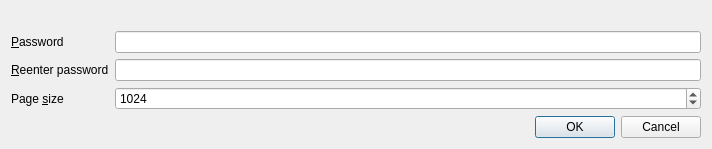
<?xml version="1.0" encoding="UTF-8"?>
<ui version="4.0">
 <class>CipherDialog</class>
 <widget class="QDialog" name="CipherDialog">
  <property name="geometry">
   <rect>
    <x>0</x>
    <y>0</y>
    <width>712</width>
    <height>147</height>
   </rect>
  </property>
  <property name="windowTitle">
   <string>SQLCipher encryption</string>
  </property>
  <layout class="QVBoxLayout" name="verticalLayout">
   <item>
    <widget class="QLabel" name="labelDialogDescription"/>
   </item>
   <item>
    <layout class="QFormLayout" name="formLayout">
     <property name="fieldGrowthPolicy">
      <enum>QFormLayout::AllNonFixedFieldsGrow</enum>
     </property>
     <item row="0" column="0">
      <widget class="QLabel" name="labelPassword">
       <property name="text">
        <string>&amp;Password</string>
       </property>
       <property name="buddy">
        <cstring>editPassword</cstring>
       </property>
      </widget>
     </item>
     <item row="0" column="1">
      <widget class="QLineEdit" name="editPassword">
       <property name="echoMode">
        <enum>QLineEdit::Password</enum>
       </property>
      </widget>
     </item>
     <item row="1" column="0">
      <widget class="QLabel" name="labelPassword2">
       <property name="text">
        <string>&amp;Reenter password</string>
       </property>
       <property name="buddy">
        <cstring>editPassword2</cstring>
       </property>
      </widget>
     </item>
     <item row="1" column="1">
      <widget class="QLineEdit" name="editPassword2">
       <property name="echoMode">
        <enum>QLineEdit::Password</enum>
       </property>
      </widget>
     </item>
     <item row="2" column="0">
      <widget class="QLabel" name="label_3">
       <property name="text">
        <string>Page &amp;size</string>
       </property>
       <property name="buddy">
        <cstring>spinPageSize</cstring>
       </property>
      </widget>
     </item>
     <item row="2" column="1">
      <widget class="QSpinBox" name="spinPageSize">
       <property name="minimum">
        <number>512</number>
       </property>
       <property name="maximum">
        <number>65536</number>
       </property>
       <property name="value">
        <number>1024</number>
       </property>
      </widget>
     </item>
    </layout>
   </item>
   <item>
    <widget class="QDialogButtonBox" name="buttonBox">
     <property name="orientation">
      <enum>Qt::Horizontal</enum>
     </property>
     <property name="standardButtons">
      <set>QDialogButtonBox::Cancel|QDialogButtonBox::Ok</set>
     </property>
    </widget>
   </item>
  </layout>
 </widget>
 <resources/>
 <connections>
  <connection>
   <sender>buttonBox</sender>
   <signal>accepted()</signal>
   <receiver>CipherDialog</receiver>
   <slot>accept()</slot>
   <hints>
    <hint type="sourcelabel">
     <x>227</x>
     <y>110</y>
    </hint>
    <hint type="destinationlabel">
     <x>157</x>
     <y>126</y>
    </hint>
   </hints>
  </connection>
  <connection>
   <sender>buttonBox</sender>
   <signal>rejected()</signal>
   <receiver>CipherDialog</receiver>
   <slot>reject()</slot>
   <hints>
    <hint type="sourcelabel">
     <x>295</x>
     <y>116</y>
    </hint>
    <hint type="destinationlabel">
     <x>286</x>
     <y>126</y>
    </hint>
   </hints>
  </connection>
  <connection>
   <sender>editPassword</sender>
   <signal>textChanged(QString)</signal>
   <receiver>CipherDialog</receiver>
   <slot>checkInputFields()</slot>
   <hints>
    <hint type="sourcelabel">
     <x>150</x>
     <y>38</y>
    </hint>
    <hint type="destinationlabel">
     <x>155</x>
     <y>26</y>
    </hint>
   </hints>
  </connection>
  <connection>
   <sender>editPassword2</sender>
   <signal>textChanged(QString)</signal>
   <receiver>CipherDialog</receiver>
   <slot>checkInputFields()</slot>
   <hints>
    <hint type="sourcelabel">
     <x>201</x>
     <y>57</y>
    </hint>
    <hint type="destinationlabel">
     <x>206</x>
     <y>46</y>
    </hint>
   </hints>
  </connection>
 </connections>
 <slots>
  <slot>checkInputFields()</slot>
 </slots>
</ui>
